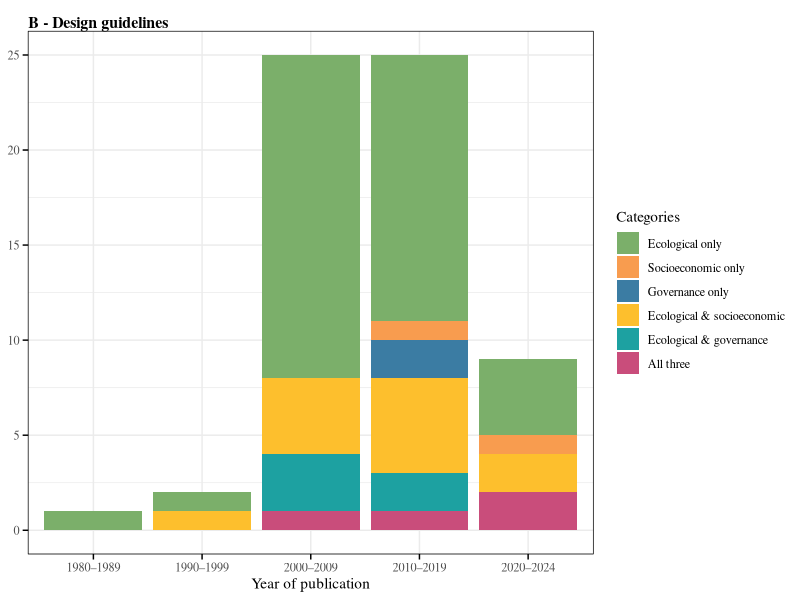
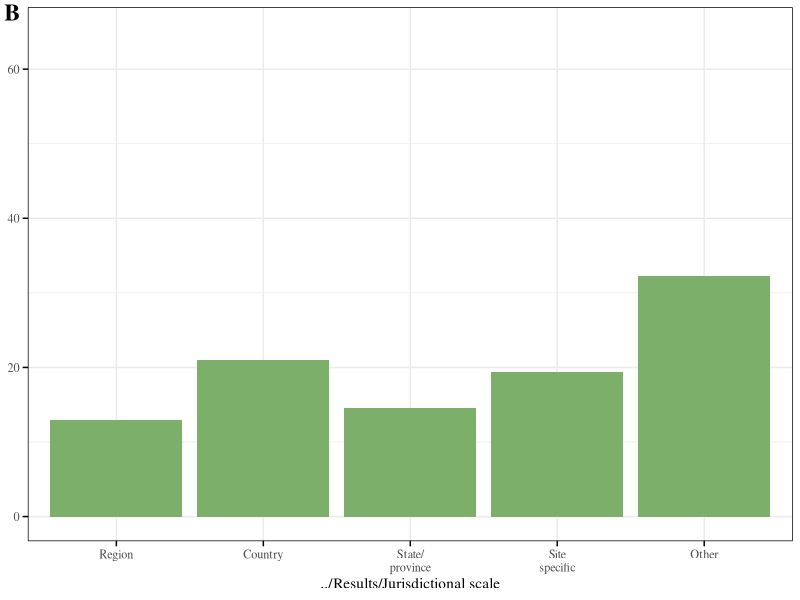
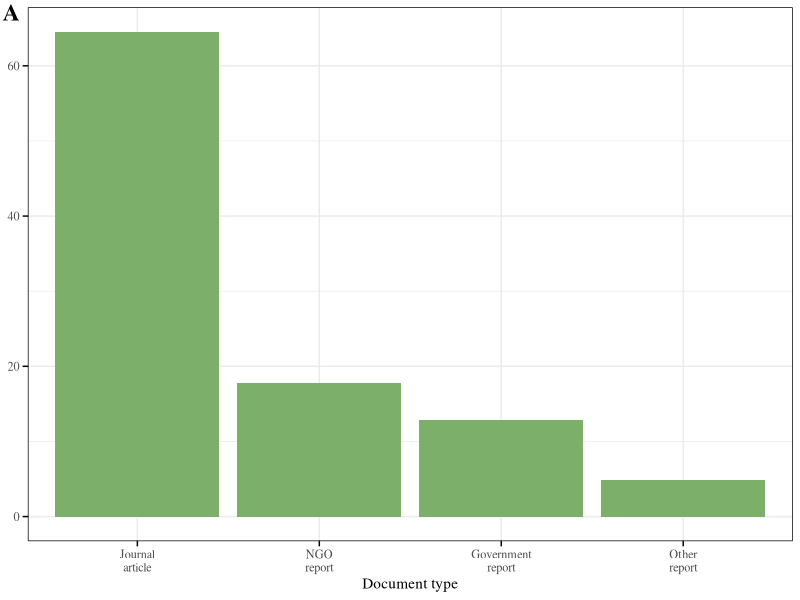
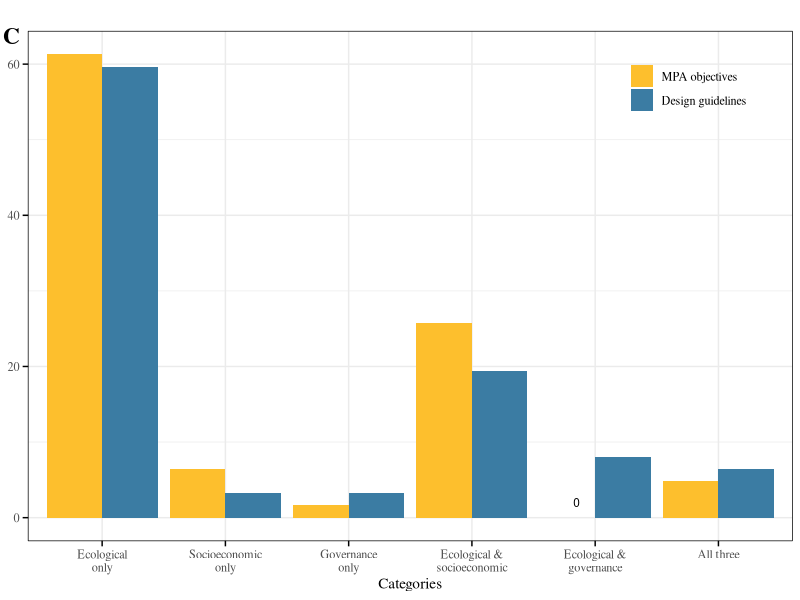
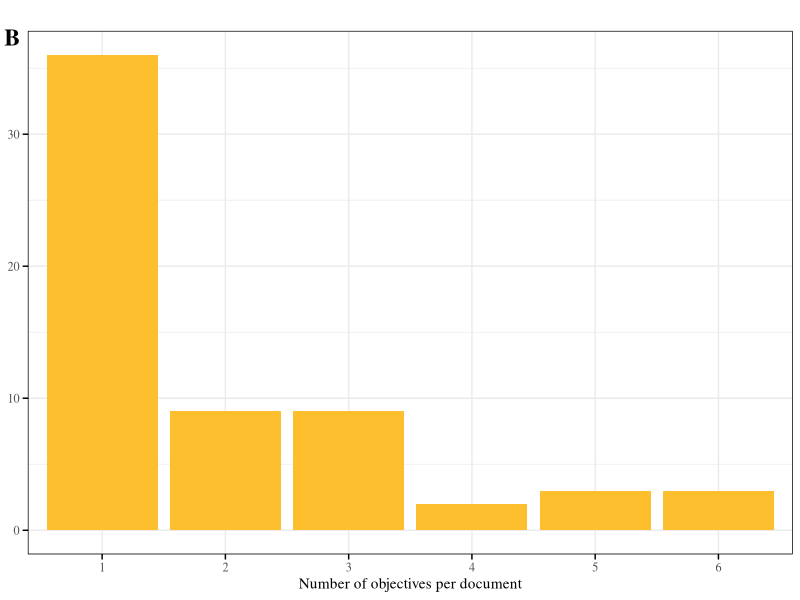
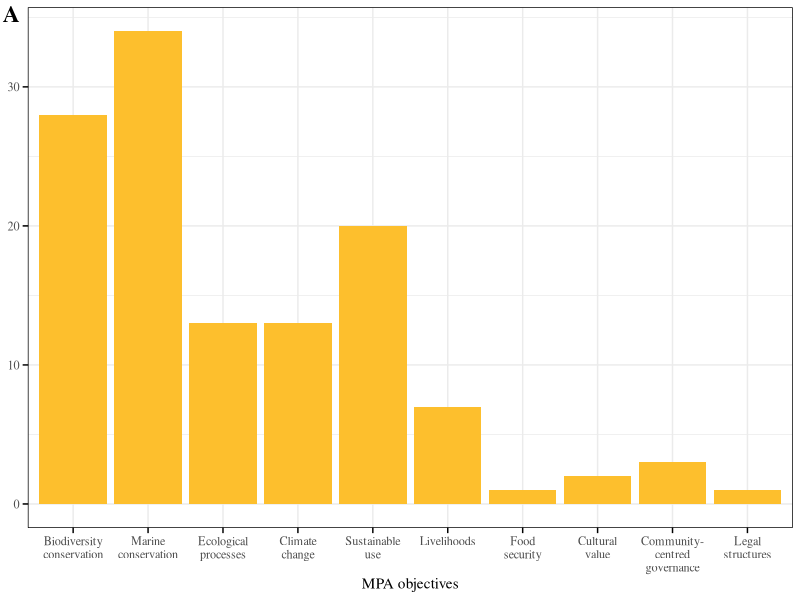
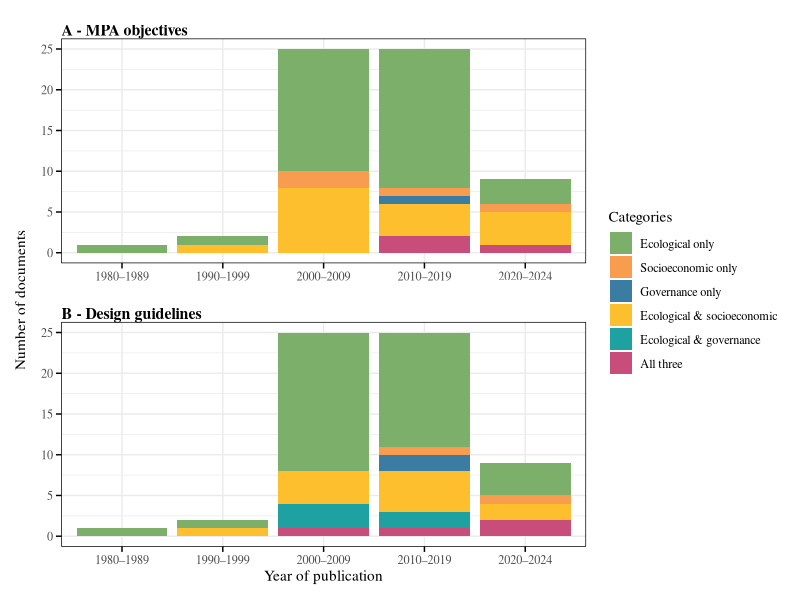
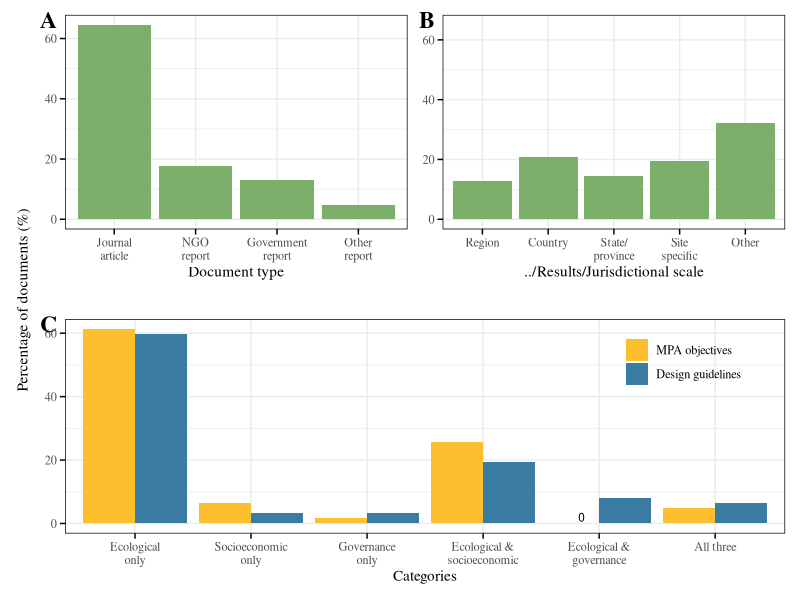

Here is the R script that generated these plots, in order:
## ---- chunk 1
library(readr)
library(ggplot2)
library(grid)
library(dplyr)
library(tidyr)
library(forcats)
library(reshape2)
library(patchwork)
## ---- chunk 2
# dataset with documents profile
profile <- read_csv("../Data/profile.csv")
# dataset percentage for each category for both guidelines and MPA objectives
fig1 <- read_csv("../Data/figure1.csv")
# datasets with MPA objectives
objectives <- read_csv("../Data/objectives.csv")
## ---- chunk 3
# creating a dataset with only year, objectives and guidelines types
year <- profile |> 
  select(Paper_ID, Year_published, Objective_type, Guideline_type)
# setting levels for the objectives and guidelines categories
year <- year |>  
 mutate(Objective_type = factor(Objective_type, levels=c("Ecological only", "Socioeconomic only", "Governance only", "Ecological and socioeconomic", "All three")))
year <- year |> 
  mutate(Guideline_type= factor(Guideline_type, levels=c("Ecological only", "Socioeconomic only", "Governance only", "Ecological and socioeconomic", "Ecological and governance", "All three")),
      Decade = case_when(
      Year_published >= 1980 & Year_published <= 1989 ~ "1980–1989",
      Year_published >= 1990 & Year_published <= 1999 ~ "1990–1999",
      Year_published >= 2000 & Year_published <= 2009 ~ "2000–2009",
      Year_published >= 2010 & Year_published <= 2019 ~ "2010–2019",
      Year_published >= 2020 & Year_published <= 2024 ~ "2020–2024",
      TRUE ~ NA_character_),
      Decade = factor(Decade, levels = c("1980–1989", "1990–1999", "2000–2009", "2010–2019", "2020–2024")))
# Setting factor levels to ensure correct order in the plot
# plot the count by year of publication 
objects <- ggplot(year, aes(x=Decade, fill=Objective_type)) + 
  geom_bar(show.legend=FALSE) + 
  scale_fill_manual(values = c("Ecological only" = "#7BAF6A", "Socioeconomic only" = "#F89C4F", "Governance only" = "#3B7CA3", "Ecological and socioeconomic" = "#FDBF2D", "All three" = "#C94D7B")) +
  theme_minimal(base_family = "Times") + 
  coord_cartesian(clip = "off") +
  theme(
    axis.title = element_blank(),
    axis.ticks.y = element_line(color = "black"),              # y-axis major ticks in black
    axis.ticks.x = element_line(color = "black"),              # x-axis major ticks (keep if needed)
    axis.ticks.length = unit(4, "pt"),                         # make sure ticks are visible
    panel.border = element_rect(colour = "black", fill=NA, linewidth=0.25), # adds a border around the plot 
    plot.title = element_text(family = "Times", face = "bold", size = 12, hjust = 0)) + # aligns the title to the left
  labs(title= "") +
   annotate("text", x=-Inf, y=Inf, label="A - MPA objectives", hjust=0, vjust=-0.3, size=4, fontface="bold", family='serif')
# Rename the categories before plotting
year$Guideline_type <- recode(
  year$Guideline_type,
  "Ecological only" = "Ecological only",
  "Socioeconomic only" = "Socioeconomic only",
  "Governance only" = "Governance only",
  "Ecological and socioeconomic" = "Ecological & socioeconomic", 
  "Ecological and governance" = "Ecological & governance",
  "All three" = "All three")
#plotting percentage fo documents for each guideline categoriy
guides <- ggplot(year, aes(x=Decade, fill=Guideline_type)) + 
  geom_bar() +
  scale_fill_manual(
    name = "Categories",
    values = c("Ecological only" = "#7BAF6A", "Socioeconomic only" = "#F89C4F", "Governance only" = "#3B7CA3", "Ecological & socioeconomic" = "#FDBF2D", "Ecological & governance" ="#1DA1A1","All three" = "#C94D7B")) +
  theme_minimal(base_family = "Times") + 
  coord_cartesian(clip = "off") +
  theme(
    axis.title.y = element_blank(),
    axis.ticks.y = element_line(color = "black"),              # y-axis major ticks in black
    axis.ticks.x = element_line(color = "black"),              # x-axis major ticks (keep if needed)
    axis.ticks.length = unit(4, "pt"),                         # make sure ticks are visible
    panel.border = element_rect(colour = "black", fill=NA, linewidth=0.25), # adds a border around the plot 
    plot.title = element_text(family = "Times", face = "bold", size = 12, hjust = 0)) + # aligning title to the left
  labs(x = "Year of publication", 
       color = "Categories", 
       title = "") +
  annotate("text", x=-Inf, y=Inf, label="B - Design guidelines", hjust=0, vjust=-0.3, size=4, fontface="bold", family='serif')
guides

# Making a vertical annotation for the y axis 
# Create vertical text grob (rotated 90 degrees)
vertical_label <- textGrob(
  "Number of documents", 
  rot = 90, 
  gp = gpar(fontsize = 11, 
            fontfamily = "Times"))
# Wrap the grob as a patchwork element
label_panel <- wrap_elements(full = vertical_label)
# patchwork the plot
png("../Results/temporaltrend.png", width = 2000, height = 1600, res = 300) # save in png format
label_panel + objects/guides + plot_layout(guides = "collect") + plot_layout(widths = c(0.02, 1))
dev.off()
## ---- chunk 4
# creating a dataset with only scale and paper ID
jurisdiction <- profile |> 
  select(Paper_ID, Scale)
# setting levels for jurisdictional scales
jurisdiction <- jurisdiction |> 
  mutate(Scale = factor(Scale, levels = c("Region", "Country", "State/province",  "Location", "Other")))
jurisdiction$Scale <- jurisdiction$Scale |> 
  fct_recode(
    "Region" = "Region",
    "Country" = "Country",
    "State/\nprovince" = "State/province",
    "Site\nspecific" = "Location",
    "Other" = "Other"
  ) |> 
  fct_relevel(
    "Region",
    "Country",
    "State/\nprovince",
    "Site\nspecific", 
    "Other",
  )
# calculating the percentage for each category 
jurisdiction1 <- jurisdiction |> 
  group_by(Scale) |> 
  summarise(
    count = n(),
    percent = (n() /nrow(jurisdiction)) * 100)
# bar plot 
jurisdiction_plot <- ggplot(jurisdiction1, aes(x=Scale, y=percent)) +
  geom_bar(stat = "identity",  position = "dodge", fill="#7BAF6A") +
  theme_minimal(base_family = "Times") + 
  coord_cartesian(clip = "off") +
  scale_y_continuous(limits = c(0, 65)) +
  theme(
    axis.title.y =element_blank(),
    axis.ticks.y = element_line(color = "black"),              # y-axis major ticks in black
    axis.ticks.x = element_line(color = "black"),              # x-axis major ticks (keep if needed)
    axis.ticks.length = unit(4, "pt"),                         # make sure ticks are visible
    panel.border = element_rect(colour = "black", fill=NA, linewidth=0.25)) + # adds a border around the plot 
  labs(x = "../Results/Jurisdictional scale") + 
  annotate("text", x=-Inf, y=Inf, label="B", hjust=1.5, vjust=0.8, size=6, fontface="bold", family='serif')
jurisdiction_plot
## ---- chunk 5
# creatign a dataset with only document type and paper ID
docu_type <- profile |> 
  select(Paper_ID, Document_type)
head(docu_type)
#setting levels for the documents levels
docu_type <- docu_type |> 
  mutate(Document_type = factor(Document_type, levels =c("Journal article", "NGO report", "Government report", "Other report")))
docu_type$Document_type <- docu_type$Document_type |> 
  fct_recode(
    "Journal\narticle" = "Journal article",
    "NGO\nreport" = "NGO report",
    "Government\nreport" = "Government report",
    "Other\nreport" = "Other report"
  ) |> 
  fct_relevel(
    "Journal\narticle",
    "NGO\nreport",
    "Government\nreport",
    "Other\nreport"
  )
#calculating the percentage for each document type
docu_type2 <- docu_type |> 
  group_by(Document_type) |> 
  summarise(
    count = n(),
    percent = (n() /nrow(docu_type)) * 100)
#View(docu_type)
# Bar plot
docu_type_plot <- ggplot(docu_type2, aes(x=Document_type, y=percent)) + # plotting the percentage for each document type
  geom_bar(stat = "identity", position = "dodge", fill="#7BAF6A") +
  guides(fill = guide_legend(title = NULL),
         x=guide_axis(minor.ticks= TRUE)) +
  theme_minimal(base_family = "Times") + 
  coord_cartesian(clip = "off") +
  theme(
    axis.title.y = element_blank(),
    axis.ticks.y = element_line(color = "black"),              # y-axis major ticks in black
    axis.ticks.x = element_line(color = "black"),              # x-axis major ticks
    axis.ticks.length = unit(4, "pt"),                         # make sure ticks are visible
    panel.border = element_rect(colour = "black", fill=NA, linewidth=0.25)) + # adds a border around the plot 
  labs(x = "Document type") + 
  annotate("text", x=-Inf, y=Inf, label="A", hjust=1.5, vjust=0.8, size=6, fontface="bold", family='serif')
docu_type_plot
## ---- chunk 6
# Convert to long format for ggplot
fig1 <- fig1|>
  mutate(Category = (levels = c(
    "Ecological only",
    "Socioeconomic only",
    "Governance only",
    "Ecological & socioeconomic",
    "Ecological & governance",
    "All three"
  )))
unique(fig1$Category)
fig1_long <- fig1 |> 
  pivot_longer(cols = c(`MPA objectives`, `Design guidelines`),
               names_to = "Variable",
               values_to = "Percentage")
# wrapping text
fig1_long$Category <- fig1_long$Category |> 
  fct_recode(
    "Ecological\nonly" = "Ecological only",
    "Socioeconomic\nonly" = "Socioeconomic only",
    "Governance\nonly" = "Governance only",
    "Ecological &\nsocioeconomic" = "Ecological & socioeconomic",
    "Ecological &\ngovernance" = "Ecological & governance",
    "All three" = "All three"
  ) |> 
  fct_relevel(
    "Ecological\nonly",
    "Socioeconomic\nonly",
    "Governance\nonly",
    "Ecological &\nsocioeconomic",
    "Ecological &\ngovernance",
    "All three"
  )
#re-ordering variable to make sure that MPA objectives are plotted first
fig1_long$Variable <- factor(fig1_long$Variable, levels = c("MPA objectives", "Design guidelines"))
# Plotting % of records by category and variable
categories <- ggplot(fig1_long, aes(x = Category, y = Percentage, fill = Variable)) +
  geom_bar(stat = "identity", position = "dodge") +
  scale_fill_manual(values = c("MPA objectives" = "#FDBF2D", "Design guidelines" = "#3B7CA3")) +
  guides(fill = guide_legend(title = NULL), 
         x=guide_axis(minor.ticks= TRUE)) +
  labs(x = "Categories", 
       #y = "Percentage of documents (%)", # presentation figure
       title = "  " ) +
  coord_cartesian(clip = "off") +
  #scale_y_continuous(breaks = seq(0, 100, by = 10), minor_breaks = NULL) +
  theme_minimal(base_family = "Times") +
  theme(axis.text.x = element_text(), 
        axis.title.y = element_blank(),
        legend.position = c(0.95, 0.95),        # x, y coordinates (from bottom-left)
        legend.justification = c("right", "top"), # anchor point of the legend box
        legend.background = element_rect(fill = "transparent", color = NA), # making the legend background transparent
        axis.ticks.y = element_line(color = "black"),              # y-axis major ticks in black
        axis.ticks.x = element_line(color = "black"),              # x-axis major ticks (keep if needed)
        axis.ticks.length = unit(4, "pt"),                         # make sure ticks are visible
        panel.border = element_rect(colour = "black", fill=NA, linewidth=0.25)) + # adds a border around the plot 
  annotate("text", x=-Inf, y=Inf, label="C", hjust=1.5, vjust=0.8, size=6, fontface="bold", family='serif') +
  annotate("text", x = 4.85, y = 2, label = "0", size = 3)
#png("../Results/presentation.figure.png", width = 2600, height = 1600, res = 300)
categories
#dev.off()
## ---- chunk 7
# setting up a shared y-axis label
vertical_label1 <- textGrob(
  "Percentage of documents (%)", 
  rot = 90, 
  gp = gpar(fontsize = 11, 
            fontfamily = "Times"))
# Wrap the grob as a patchwork element
label_panel1 <- wrap_elements(full = vertical_label1)
png("../Results/figure1.png", width = 2200, height = 2000, res = 300) # save in png format
label_panel1 + (docu_type_plot + jurisdiction_plot)/categories + plot_layout(widths = c(0.02, 1))
dev.off
## ---- chunk 8
# filtering the data
juris_cat <- profile |> 
  select(Paper_ID, Scale, Guideline_type, Objective_type)
# setting levels for the jurisdictional scales 
juris_cat <- juris_cat |> 
  mutate(Scale = factor(Scale, levels = c("Region", "Country", "State/province",  "Location", "Other")))
juris_cat$Scale <- juris_cat$Scale |> 
  fct_recode(
    "Region" = "Region",
    "Country" = "Country",
    "State/\nprovince" = "State/province",
    "Site\nspecific" = "Location",
    "Other" = "Other"
  ) |> 
  fct_relevel(
    "Region",
    "Country",
    "State/\nprovince",
    "Site\nspecific", 
    "Other",
  )
# preapring the data <- setting levels for guidelines categories
juris_cat1 <- juris_cat |> 
  mutate(Guideline_type = factor(Guideline_type, levels = c("Ecological only", "Socioeconomic only", "Governance only", "Ecological and socioeconomic", "Ecological and governance", "All three")))
# recoding categories names to look neater
juris_cat1$Guideline_type <- recode(
  juris_cat1$Guideline_type,
  "Ecological only" = "Ecological only",
  "Socioeconomic only" = "Socioeconomic only",
  "Governance only" = "Governance only",
  "Ecological and socioeconomic" = "Ecological & socioeconomic", 
  "Ecological and governance" = "Ecological & governance",
  "All three" = "All three")

# plot for different jurisdictional scales color coded by guidelines categories
juris_guide <- ggplot(juris_cat1, aes(x = Scale, fill = Guideline_type)) +
  geom_bar() +
  scale_fill_manual(
    name = "Categories",
    values = c("Ecological only" = "#7BAF6A", "Socioeconomic only" = "#F89C4F", "Governance only" = "#3B7CA3", "Ecological & socioeconomic" = "#FDBF2D", "Ecological & governance" ="#1DA1A1","All three" = "#C94D7B")) +
  theme_minimal(base_family = "Times") + 
  coord_cartesian(clip = "off") +
  theme(
    axis.title.y = element_blank(),
    axis.ticks.y = element_line(color = "black"),              # y-axis major ticks in black
    axis.ticks.x = element_line(color = "black"),              # x-axis major ticks (keep if needed)
    axis.ticks.length = unit(4, "pt"),                         # make sure ticks are visible
    panel.border = element_rect(colour = "black", fill=NA, linewidth=0.25)) + # adds a border around the plot 
  labs(x = "Jurisdictional scale", 
       color = "Categories") + 
  annotate("text", x=-Inf, y=Inf, label="B - Design guidelines", hjust=0, vjust=-0.3, size=4, fontface="bold", family='serif')

# doing the same for objectives categories <- in case I want to include this in the supplementary materials
juris_cat2<- juris_cat |> 
  mutate(Objective_type = factor(Objective_type, levels=c("Ecological only", "Socioeconomic only", "Governance only", "Ecological and socioeconomic", "Ecological and governance", "All three")))
# recoding categories names to look neater
juris_cat2$Objective_type <- recode(
  juris_cat2$Objective_type,
  "Ecological only" = "Ecological only",
  "Socioeconomic only" = "Socioeconomic only",
  "Governance only" = "Governance only",
  "Ecological and socioeconomic" = "Ecological & socioeconomic", 
  "Ecological and governance" = "Ecological & governance",
  "All three" = "All three")

# plot for different jurisdictional scales color coded by guidelines categories
juris_obj <- ggplot(juris_cat2, aes(x = Scale, fill = Objective_type)) +
  geom_bar(show.legend=FALSE) +
  scale_fill_manual(
    name = "Categories",
    values = c("Ecological only" = "#7BAF6A", "Socioeconomic only" = "#F89C4F", "Governance only" = "#3B7CA3", "Ecological & socioeconomic" = "#FDBF2D", "Ecological & governance" ="#1DA1A1","All three" = "#C94D7B")) +
  theme_minimal(base_family = "Times") + 
  coord_cartesian(clip = "off") +
  theme(
    axis.title.y = element_blank(),
    axis.ticks.y = element_line(color = "black"),              # y-axis major ticks in black
    axis.ticks.x = element_line(color = "black"),              # x-axis major ticks (keep if needed)
    axis.ticks.length = unit(4, "pt"),                         # make sure ticks are visible
    panel.border = element_rect(colour = "black", fill=NA, linewidth=0.25)) +  # adds a border around the plot 
  labs(x="") + 
   annotate("text", x=-Inf, y=Inf, label="A - MPA objectives", hjust=0, vjust=-0.3, size=4, fontface="bold", family='serif')
## ---- chunk 9
# Making a vertical annotation for the y axis 
# Create vertical text grob (rotated 90 degrees)
vertical_label2 <- textGrob(
  "Number of documents", 
  rot = 90, 
  gp = gpar(fontsize = 11, 
            fontfamily = "Times"))
# Wrap the grob as a patchwork element
label_panel2 <- wrap_elements(full = vertical_label2)
# patchwork the plots 
png("../Results/juriscat.png", width = 2200, height = 2000, res = 300) # save in png format
label_panel2 + (juris_obj/juris_guide) +  plot_layout(guides = "collect") + plot_layout(widths = c(0.02, 1))
dev.off()
## ---- chunk 10
# preparing the data for frequency plot 
frequency <- profile |> 
  select(Paper_ID, Objectives_number, Objective_type) |> 
  mutate(Objectives_number = factor(Objectives_number))
# plotting the frequency of MPA objectives
frequency_plot <- 
  ggplot(frequency, aes(x = Objectives_number)) +
  geom_bar(fill="#FDBF2D") + 
  theme_minimal(base_family = "Times") + 
  coord_cartesian(clip = "off") +
  theme(
    axis.title.y = element_blank(),
    axis.ticks = element_line(color = "black"), 
    axis.ticks.length = unit(4, "pt"),              
    panel.border = element_rect(colour = "black", fill=NA, linewidth=0.25)) +
  labs(x = "Number of objectives per document", 
       title = " ") + 
  annotate("text", x=-Inf, y=Inf, label="B", hjust=1.5, vjust=0.9, size=6, fontface="bold", family='serif')
frequency_plot
## ---- chunk 11
# preparing the data 
objectives <- objectives |> 
  mutate(Objective = factor(Objective, level = c(
    "Biodiversity conservation", 
    "Marine conservation", 
    "Ecological processes",
    "Climate change", 
    "Sustainable use", 
    "Livelihoods", 
    "Food security",
    "Cultural value", 
    "Community-centred governance", 
    "Legal structure")))
objectives$Objective <- objectives$Objective |> 
  fct_recode(
    "Biodiversity\nconservation" = "Biodiversity conservation",
    "Marine\nconservation" = "Marine conservation",
    "Ecological\nprocesses" = "Ecological processes",
    "Climate\nchange" = "Climate change", 
    "Sustainable\nuse" = "Sustainable use",
    "Livelihoods" = "Livelihoods",
    "Food\nsecurity" = "Food security",
    "Cultural\nvalue" = "Cultural value",
    "Community-\ncentred\ngovernance" = "Community-centred governance",
    "Legal\nstructures" = "Legal structure") |> 
  fct_relevel(
    "Biodiversity\nconservation", 
    "Marine\nconservation", 
    "Ecological\nprocesses",
    "Climate\nchange", 
    "Sustainable\nuse", 
    "Livelihoods", 
    "Food\nsecurity",
    "Cultural\nvalue", 
    "Community-\ncentred\ngovernance", 
    "Legal\nstructures")
# plot objectives 
objectives_plot <-
  ggplot(objectives, aes(x = Objective)) +
  geom_bar(fill = "#FDBF2D") +
  theme_minimal(base_family = "Times") +
  coord_cartesian(clip = "off") +
  theme(
    axis.title.y = element_blank(),
    axis.ticks = element_line(color = "black"),
    axis.ticks.length = unit(4, "pt"),     
    panel.border = element_rect(colour = "black", fill=NA, linewidth=0.25)) +
  labs(x = "MPA objectives") +
    annotate("text", x=-Inf, y=Inf, label="A", hjust=1.5, vjust=0.9, size=6, fontface="bold", family='serif')
objectives_plot
## ---- chunk 12
# setting up a common y axis label 
vertical_label4 <- textGrob(
  "Number of documents", 
  rot = 90, 
  gp = gpar(fontsize = 11, 
            fontfamily = "Times"))
# Wrap the grob as a patchwork element
label_panel4 <- wrap_elements(full = vertical_label4)
# patchworking the plots
png("../Results/Figure_S2.png", width = 2200, height = 2000, res = 300) # save in png format
label_panel2 + (objectives_plot/frequency_plot) +  plot_layout(guides = "collect") + plot_layout(widths = c(0.02, 1))
dev.off()
